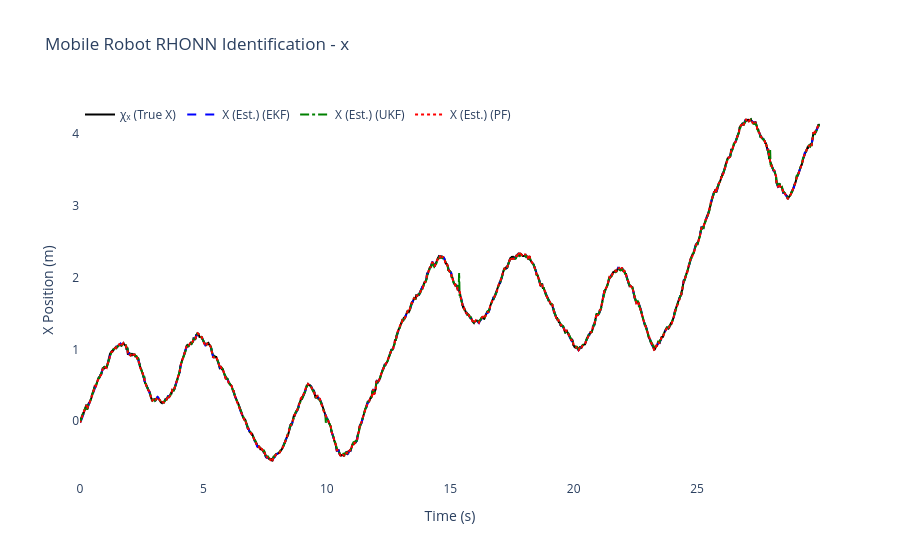
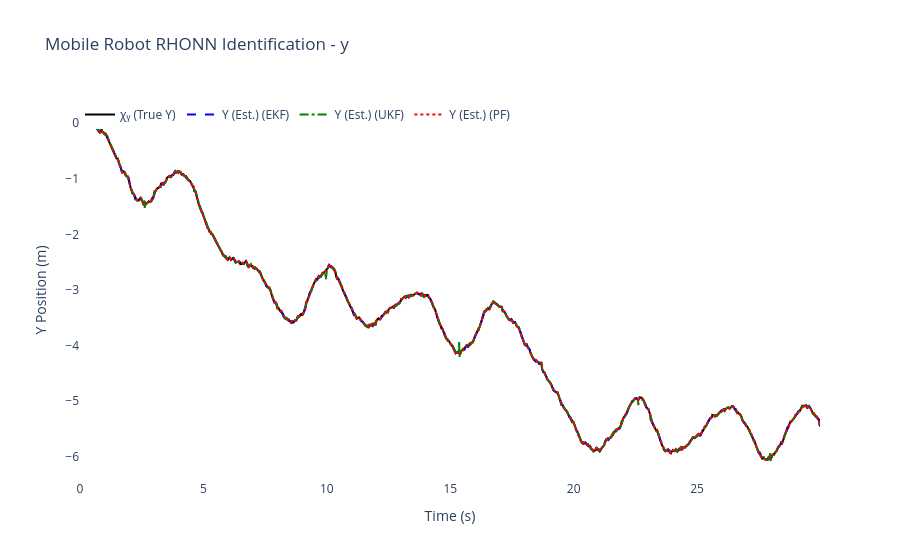
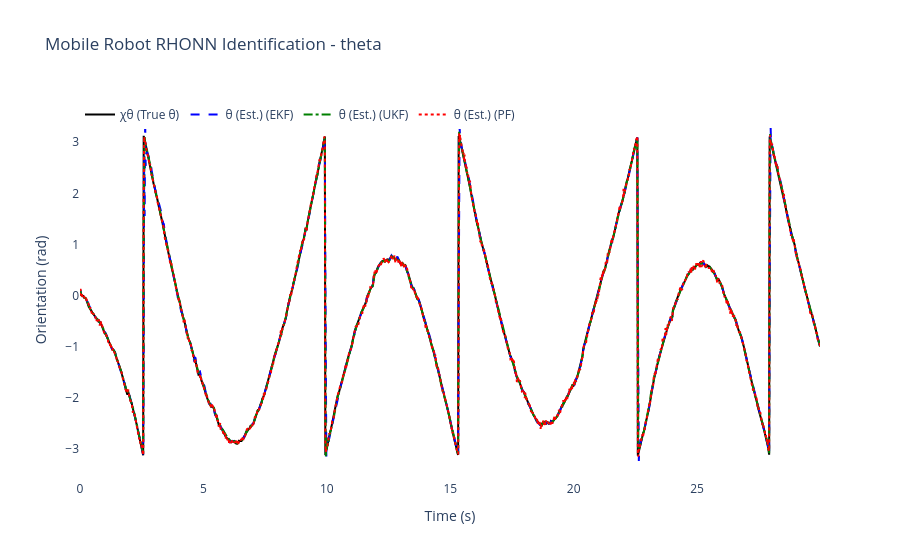
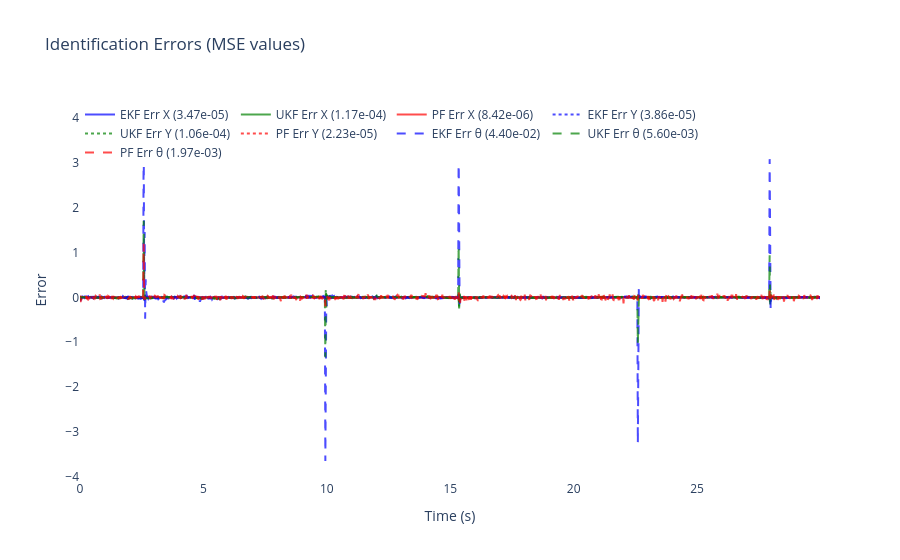

Notebook source saved alongside these figures, in order:
### Code cell
# ============================================================
# 6) Results & plots for Differential Drive Mobile Robot
# ============================================================

mse_x_ekf = np.mean((x_true[:, 0] - x_hat_ekf[:, 0])**2)
mse_y_ekf = np.mean((x_true[:, 1] - x_hat_ekf[:, 1])**2)
mse_theta_ekf = np.mean((x_true[:, 2] - x_hat_ekf[:, 2])**2)

mse_x_ukf = np.mean((x_true[:, 0] - x_hat_ukf[:, 0])**2)
mse_y_ukf = np.mean((x_true[:, 1] - x_hat_ukf[:, 1])**2)
mse_theta_ukf = np.mean((x_true[:, 2] - x_hat_ukf[:, 2])**2)

mse_x_pf = np.mean((x_true[:, 0] - x_hat_pf[:, 0])**2)
mse_y_pf = np.mean((x_true[:, 1] - x_hat_pf[:, 1])**2)
mse_theta_pf = np.mean((x_true[:, 2] - x_hat_pf[:, 2])**2)

print(f"\nFinal EKF-RHONN Weights:")
for i in range(3):
    state_names = ['x', 'y', 'theta']
    print(f"  Neuron {i+1} ({state_names[i]}): {ekf_trainer.weights[i]}")

print(f"\nFinal UKF-RHONN Weights:")
for i in range(3):
    state_names = ['x', 'y', 'theta']
    print(f"  Neuron {i+1} ({state_names[i]}): {ukf_trainer.weights[i]}")

print(f"\nFinal PF-RHONN Weight Estimates:")
pf_estimates = pf_trainer.get_estimate()
for i in range(3):
    state_names = ['x', 'y', 'theta']
    print(f"  Neuron {i+1} ({state_names[i]}): {pf_estimates[i]}")

print("\n--- Performance Comparison (MSE) ---")
print(f"EKF MSE x:     {mse_x_ekf:.6f}")
print(f"EKF MSE y:     {mse_y_ekf:.6f}")
print(f"EKF MSE theta: {mse_theta_ekf:.6f}")
print(f"UKF MSE x:     {mse_x_ukf:.6f}")
print(f"UKF MSE y:     {mse_y_ukf:.6f}")
print(f"UKF MSE theta: {mse_theta_ukf:.6f}")
print(f"PF  MSE x:     {mse_x_pf:.6f}")
print(f"PF  MSE y:     {mse_y_pf:.6f}")
print(f"PF  MSE theta: {mse_theta_pf:.6f}")

states_info = [
    {'idx': 0, 'var': 'x', 'desc': 'X Position', 'y_label': 'X Position (m)', 'chi': 'χₓ (True X)', 'x': 'X (Est.)'},
    {'idx': 1, 'var': 'y', 'desc': 'Y Position', 'y_label': 'Y Position (m)', 'chi': 'χᵧ (True Y)', 'x': 'Y (Est.)'},
    {'idx': 2, 'var': 'theta', 'desc': 'Orientation', 'y_label': 'Orientation (rad)', 'chi': 'χθ (True θ)', 'x': 'θ (Est.)'}
]

for state_info in states_info:
    i = state_info['idx']
    trace_plant = go.Scatter(x=t_history, y=x_true[:, i], mode='lines', name=state_info['chi'], line=dict(color='black', width=2))
    trace_ekf = go.Scatter(x=t_history, y=x_hat_ekf[:, i], mode='lines', name=f"{state_info['x']} (EKF)", line=dict(dash='dash', color='blue'))
    trace_ukf = go.Scatter(x=t_history, y=x_hat_ukf[:, i], mode='lines', name=f"{state_info['x']} (UKF)", line=dict(dash='dashdot', color='green'))
    trace_pf = go.Scatter(x=t_history, y=x_hat_pf[:, i], mode='lines', name=f"{state_info['x']} (PF)", line=dict(dash='dot', color='red'))
    fig = go.Figure([trace_plant, trace_ekf, trace_ukf, trace_pf])
    fig.update_layout(title=f'Mobile Robot RHONN Identification - {state_info["var"]}', xaxis_title='Time (s)', yaxis_title=state_info['y_label'], legend=dict(x=0, y=1, orientation='h'), font=dict(size=12), plot_bgcolor='white', paper_bgcolor='white')
    fig.show()

error_x_ekf = x_true[:, 0] - x_hat_ekf[:, 0]
error_y_ekf = x_true[:, 1] - x_hat_ekf[:, 1]
error_theta_ekf = x_true[:, 2] - x_hat_ekf[:, 2]
error_x_ukf = x_true[:, 0] - x_hat_ukf[:, 0]
error_y_ukf = x_true[:, 1] - x_hat_ukf[:, 1]
error_theta_ukf = x_true[:, 2] - x_hat_ukf[:, 2]
error_x_pf = x_true[:, 0] - x_hat_pf[:, 0]
error_y_pf = x_true[:, 1] - x_hat_pf[:, 1]
error_theta_pf = x_true[:, 2] - x_hat_pf[:, 2]

fig2 = go.Figure()
fig2.add_trace(go.Scatter(x=t_history, y=error_x_ekf, mode='lines', name=f'EKF Err X ({mse_x_ekf:.2e})', opacity=0.7, line=dict(color='blue')))
fig2.add_trace(go.Scatter(x=t_history, y=error_x_ukf, mode='lines', name=f'UKF Err X ({mse_x_ukf:.2e})', opacity=0.7, line=dict(color='green')))
fig2.add_trace(go.Scatter(x=t_history, y=error_x_pf, mode='lines', name=f'PF Err X ({mse_x_pf:.2e})', opacity=0.7, line=dict(color='red')))
fig2.add_trace(go.Scatter(x=t_history, y=error_y_ekf, mode='lines', name=f'EKF Err Y ({mse_y_ekf:.2e})', opacity=0.7, line=dict(color='blue', dash='dot')))
fig2.add_trace(go.Scatter(x=t_history, y=error_y_ukf, mode='lines', name=f'UKF Err Y ({mse_y_ukf:.2e})', opacity=0.7, line=dict(color='green', dash='dot')))
fig2.add_trace(go.Scatter(x=t_history, y=error_y_pf, mode='lines', name=f'PF Err Y ({mse_y_pf:.2e})', opacity=0.7, line=dict(color='red', dash='dot')))
fig2.add_trace(go.Scatter(x=t_history, y=error_theta_ekf, mode='lines', name=f'EKF Err θ ({mse_theta_ekf:.2e})', opacity=0.7, line=dict(color='blue', dash='dash')))
fig2.add_trace(go.Scatter(x=t_history, y=error_theta_ukf, mode='lines', name=f'UKF Err θ ({mse_theta_ukf:.2e})', opacity=0.7, line=dict(color='green', dash='dash')))
fig2.add_trace(go.Scatter(x=t_history, y=error_theta_pf, mode='lines', name=f'PF Err θ ({mse_theta_pf:.2e})', opacity=0.7, line=dict(color='red', dash='dash')))
fig2.update_layout(title='Identification Errors (MSE values)', xaxis_title='Time (s)', yaxis_title='Error', legend=dict(x=0, y=1, orientation='h'), font=dict(size=12), plot_bgcolor='white', paper_bgcolor='white')
fig2.show()

# 2D Trajectory plot
fig_trajectory = go.Figure()
fig_trajectory.add_trace(go.Scatter(x=x_true[:, 0], y=x_true[:, 1], mode='lines', name='True', line=dict(color='black', width=3)))
fig_trajectory.add_trace(go.Scatter(x=x_hat_ekf[:, 0], y=x_hat_ekf[:, 1], mode='lines', name='EKF', line=dict(color='blue', width=2, dash='dash')))
fig_trajectory.add_trace(go.Scatter(x=x_hat_ukf[:, 0], y=x_hat_ukf[:, 1], mode='lines', name='UKF', line=dict(color='green', width=2, dash='dashdot')))
fig_trajectory.add_trace(go.Scatter(x=x_hat_pf[:, 0], y=x_hat_pf[:, 1], mode='lines', name='PF', line=dict(color='red', width=2, dash='dot')))
fig_trajectory.add_trace(go.Scatter(x=[x_true[0, 0]], y=[x_true[0, 1]], mode='markers', name='Start', marker=dict(color='green', size=10, symbol='star')))
fig_trajectory.add_trace(go.Scatter(x=[x_true[-1, 0]], y=[x_true[-1, 1]], mode='markers', name='End', marker=dict(color='red', size=10, symbol='square')))
fig_trajectory.update_layout(title='Trajectory Comparison (Optimized Params)', xaxis_title='X (m)', yaxis_title='Y (m)', font=dict(size=12), plot_bgcolor='white', paper_bgcolor='white', showlegend=True)
fig_trajectory.show()

mse_total_ekf = mse_x_ekf + mse_y_ekf + mse_theta_ekf
mse_total_ukf = mse_x_ukf + mse_y_ukf + mse_theta_ukf
mse_total_pf = mse_x_pf + mse_y_pf + mse_theta_pf
mse_totals = {'EKF': mse_total_ekf, 'UKF': mse_total_ukf, 'PF': mse_total_pf}
best_filter = min(mse_totals, key=mse_totals.get)
print(f"\nBest overall performance: {best_filter} (total MSE: {mse_totals[best_filter]:.6f})")

# --- Parameter summary ---
print("\n--- Optimized Parameter Summary ---")
print(f"EKF params: Q={ekf_trainer.Q[0][0,0]:.3e} R={ekf_trainer.R[0][0]:.3e} P0~{ekf_trainer.P[0][0,0]:.3e} eta={ekf_trainer.eta:.3f}")
print(f"UKF params: alpha={ukf_trainer.alpha:.3e} eta={ukf_trainer.eta:.3f} Qdiag={ukf_trainer.Q[0][0,0]:.3e} R={ukf_trainer.R[0][0]:.3e}")
print(f"PF params: Q_std={pf_trainer.Q_std} R_std={pf_trainer.R_std} ESS_th={pf_trainer.ess_threshold:.1f} n_particles={pf_trainer.n_particles}")

print("Optimization + simulation complete.")

### Figure 1 — Plotly figure (JSON) as saved in the notebook; plotly's stock layout.template omitted (floating-point values rounded to 4 significant figures; data arrays with more than 128 entries replaced by an {"elided": "..."} marker saying what was removed)
{"data": [{"line": {"color": "black", "width": 2}, "mode": "lines", "name": "χₓ (True X)", "type": "scatter", "x": {"elided": "1500 float values"}, "y": {"elided": "1500 float values"}}, {"line": {"color": "blue", "dash": "dash"}, "mode": "lines", "name": "X (Est.) (EKF)", "type": "scatter", "x": {"elided": "1500 float values"}, "y": {"elided": "1500 float values"}}, {"line": {"color": "green", "dash": "dashdot"}, "mode": "lines", "name": "X (Est.) (UKF)", "type": "scatter", "x": {"elided": "1500 float values"}, "y": {"elided": "1500 float values"}}, {"line": {"color": "red", "dash": "dot"}, "mode": "lines", "name": "X (Est.) (PF)", "type": "scatter", "x": {"elided": "1500 float values"}, "y": {"elided": "1500 float values"}}], "layout": {"font": {"size": 12}, "legend": {"orientation": "h", "x": 0, "y": 1}, "paper_bgcolor": "white", "plot_bgcolor": "white", "title": {"text": "Mobile Robot RHONN Identification - x"}, "xaxis": {"title": {"text": "Time (s)"}}, "yaxis": {"title": {"text": "X Position (m)"}}}}

### Figure 2 — Plotly figure (JSON) as saved in the notebook; plotly's stock layout.template omitted (floating-point values rounded to 4 significant figures; data arrays with more than 128 entries replaced by an {"elided": "..."} marker saying what was removed)
{"data": [{"line": {"color": "black", "width": 2}, "mode": "lines", "name": "χᵧ (True Y)", "type": "scatter", "x": {"elided": "1500 float values"}, "y": {"elided": "1500 float values"}}, {"line": {"color": "blue", "dash": "dash"}, "mode": "lines", "name": "Y (Est.) (EKF)", "type": "scatter", "x": {"elided": "1500 float values"}, "y": {"elided": "1500 float values"}}, {"line": {"color": "green", "dash": "dashdot"}, "mode": "lines", "name": "Y (Est.) (UKF)", "type": "scatter", "x": {"elided": "1500 float values"}, "y": {"elided": "1500 float values"}}, {"line": {"color": "red", "dash": "dot"}, "mode": "lines", "name": "Y (Est.) (PF)", "type": "scatter", "x": {"elided": "1500 float values"}, "y": {"elided": "1500 float values"}}], "layout": {"font": {"size": 12}, "legend": {"orientation": "h", "x": 0, "y": 1}, "paper_bgcolor": "white", "plot_bgcolor": "white", "title": {"text": "Mobile Robot RHONN Identification - y"}, "xaxis": {"title": {"text": "Time (s)"}}, "yaxis": {"title": {"text": "Y Position (m)"}}}}

### Figure 3 — Plotly figure (JSON) as saved in the notebook; plotly's stock layout.template omitted (floating-point values rounded to 4 significant figures; data arrays with more than 128 entries replaced by an {"elided": "..."} marker saying what was removed)
{"data": [{"line": {"color": "black", "width": 2}, "mode": "lines", "name": "χθ (True θ)", "type": "scatter", "x": {"elided": "1500 float values"}, "y": {"elided": "1500 float values"}}, {"line": {"color": "blue", "dash": "dash"}, "mode": "lines", "name": "θ (Est.) (EKF)", "type": "scatter", "x": {"elided": "1500 float values"}, "y": {"elided": "1500 float values"}}, {"line": {"color": "green", "dash": "dashdot"}, "mode": "lines", "name": "θ (Est.) (UKF)", "type": "scatter", "x": {"elided": "1500 float values"}, "y": {"elided": "1500 float values"}}, {"line": {"color": "red", "dash": "dot"}, "mode": "lines", "name": "θ (Est.) (PF)", "type": "scatter", "x": {"elided": "1500 float values"}, "y": {"elided": "1500 float values"}}], "layout": {"font": {"size": 12}, "legend": {"orientation": "h", "x": 0, "y": 1}, "paper_bgcolor": "white", "plot_bgcolor": "white", "title": {"text": "Mobile Robot RHONN Identification - theta"}, "xaxis": {"title": {"text": "Time (s)"}}, "yaxis": {"title": {"text": "Orientation (rad)"}}}}

### Figure 4 — Plotly figure (JSON) as saved in the notebook; plotly's stock layout.template omitted (floating-point values rounded to 4 significant figures; data arrays with more than 128 entries replaced by an {"elided": "..."} marker saying what was removed)
{"data": [{"line": {"color": "blue"}, "mode": "lines", "name": "EKF Err X (3.47e-05)", "opacity": 0.7, "type": "scatter", "x": {"elided": "1500 float values"}, "y": {"elided": "1500 float values"}}, {"line": {"color": "green"}, "mode": "lines", "name": "UKF Err X (1.17e-04)", "opacity": 0.7, "type": "scatter", "x": {"elided": "1500 float values"}, "y": {"elided": "1500 float values"}}, {"line": {"color": "red"}, "mode": "lines", "name": "PF Err X (8.42e-06)", "opacity": 0.7, "type": "scatter", "x": {"elided": "1500 float values"}, "y": {"elided": "1500 float values"}}, {"line": {"color": "blue", "dash": "dot"}, "mode": "lines", "name": "EKF Err Y (3.86e-05)", "opacity": 0.7, "type": "scatter", "x": {"elided": "1500 float values"}, "y": {"elided": "1500 float values"}}, {"line": {"color": "green", "dash": "dot"}, "mode": "lines", "name": "UKF Err Y (1.06e-04)", "opacity": 0.7, "type": "scatter", "x": {"elided": "1500 float values"}, "y": {"elided": "1500 float values"}}, {"line": {"color": "red", "dash": "dot"}, "mode": "lines", "name": "PF Err Y (2.23e-05)", "opacity": 0.7, "type": "scatter", "x": {"elided": "1500 float values"}, "y": {"elided": "1500 float values"}}, {"line": {"color": "blue", "dash": "dash"}, "mode": "lines", "name": "EKF Err θ (4.40e-02)", "opacity": 0.7, "type": "scatter", "x": {"elided": "1500 float values"}, "y": {"elided": "1500 float values"}}, {"line": {"color": "green", "dash": "dash"}, "mode": "lines", "name": "UKF Err θ (5.60e-03)", "opacity": 0.7, "type": "scatter", "x": {"elided": "1500 float values"}, "y": {"elided": "1500 float values"}}, {"line": {"color": "red", "dash": "dash"}, "mode": "lines", "name": "PF Err θ (1.97e-03)", "opacity": 0.7, "type": "scatter", "x": {"elided": "1500 float values"}, "y": {"elided": "1500 float values"}}], "layout": {"font": {"size": 12}, "legend": {"orientation": "h", "x": 0, "y": 1}, "paper_bgcolor": "white", "plot_bgcolor": "white", "title": {"text": "Identification Errors (MSE values)"}, "xaxis": {"title": {"text": "Time (s)"}}, "yaxis": {"title": {"text": "Error"}}}}
